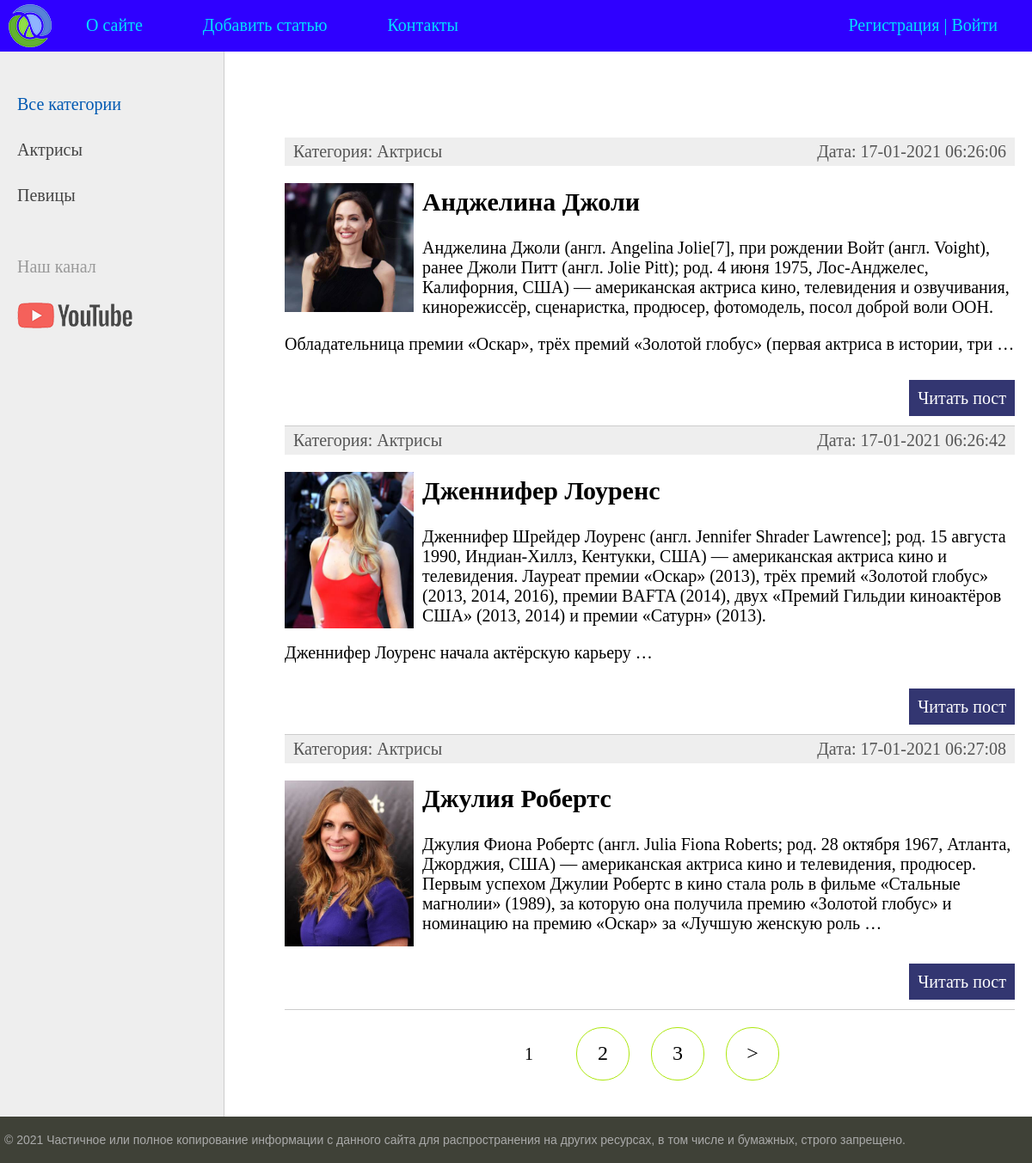
The page / on the database its author committed.
### women/models.py (models this page shows, shortened)
class Category(models.Model):
    name = models.CharField(max_length=100, db_index=True, verbose_name='Имя категории')
    slug = models.SlugField(max_length=255, unique=True, db_index=True, verbose_name='URL')
    class Meta:
        verbose_name = 'Категорию'
        verbose_name_plural = 'Категории'
        ordering = ['id']
    def __str__(self):
        return self.name
    def get_absolute_url(self):
        return reverse('category', kwargs={'cat_slug':self.slug})

class Women(models.Model):
    title = models.CharField(max_length=255, verbose_name='Заголовок')
    slug = models.SlugField(max_length=255, unique=True, db_index=True, verbose_name='URL')
    content = models.TextField(blank=True, verbose_name='Контент')
    photo = models.ImageField(upload_to='photos/%Y/%m/%d', verbose_name='Фото')
    time_create = models.DateTimeField(auto_now_add=True, verbose_name='Время создания')
    time_update = models.DateTimeField(auto_now=True, verbose_name='Время редактирования')
    is_published = models.BooleanField(default=True, verbose_name='Публикация')
    cat = models.ForeignKey('Category', on_delete=models.PROTECT, verbose_name='Категория')
    def get_absolute_url(self):
        return reverse('post', kwargs={'post_slug':self.slug})
    class Meta:
        verbose_name = 'Известные женщины'
        verbose_name_plural = 'Известные женщины'
        ordering = ['id']

### women/views.py (the view)
# urls.py: path('', WomenHome.as_view(), name='home'),
class WomenHome(DataMixin, ListView):
    model = Women
    template_name: str = 'women/index.html'
    context_object_name = 'posts'
    def get_context_data(self, *, object_list=None, **kwargs):
        contex = super().get_context_data(**kwargs)
        c_def = self.get_user_context(title='Главная страница')
        return dict(list(contex.items()) + list(c_def.items()))
    def get_queryset(self):
        return Women.objects.filter(is_published=True).select_related('cat')

### women/templatetags/women_tags.py (called while the page is built)
@register.inclusion_tag('women/list_categories.html')
def show_categories(sort=None, cat_selected=0):
    if not sort:
        cats = Category.objects.all()
    else:
        cats = Category.objects.order_by(sort)
    return {'cats': cats, 'cat_selected': cat_selected}

@register.simple_tag()
def get_mainmenu():
    return menu

### women/utils.py (called while the page is built)
    def get_user_context(self, **kwargs):
        context = kwargs
        cats = Category.objects.all()
        user_menu = menu.copy()
        if not self.request.user.is_authenticated:
            user_menu.pop(1)
        context['menu'] = user_menu
        context['cats'] = cats
        if 'cat_selected' not in context:
            context['cat_selected'] = 0
        return context

### women/templates/women/index.html (shortened to what this page needs)
{% extends 'women/base.html' %}
{% block content %}
<ul class="list-articles">
	{% for p in posts %}
	<li>
		<div class="article-panel">
			<p class="first">
				Категория: {{p.cat}}
			</p>
			<p class="last">
				Дата: {{p.time_update|date:'d-m-Y H:i:s'}}
			</p>
		</div>
		{% if p.photo %}
			<p><img class="img-article-left thumb" src="{{p.photo.url}}" alt=""
				height="20" width="{% widthratio 100 200 300 %}"></p>
		{% endif %}
		<h2>
			{{p.title}}
		</h2>
		{%autoescape on %}
		{{p.content|linebreaks|truncatewords:50}}
		{% endautoescape %}
		<p class="link-read-post">
			<a href="{{ p.get_absolute_url }}">
				Читать пост
			</a>
		</p>
	</li>
	{% endfor %}
</ul>
{% endblock %}

### women/templates/women/base.html (shortened to what this page needs)
{% load static %}
{% load women_tags %}
<!DOCTYPE html>
<html>
<head>
	<link type="text/css" href="{% static 'women/css/styles.css' %}" rel="stylesheet" />
</head>
<body>
<table class="table-page" border=0 cellpadding="0" cellspacing="0">
<tr><td valign=top>
{% block mainmenu %}
<div class="header">
	<ul id="mainmenu" class="mainmenu">
		<li class="logo">
			<a href="{% url 'home' %}">
				<div class="logo"></div>
			</a>
		</li>
	{% get_mainmenu as menu %}
	{% for m in menu %}
		<li>
			<a href="{% url m.url_name %}">
				{{m.title}}
			</a>
		</li>
	{% endfor %}
		<li class="last">
			<a href="{% url 'register' %}">
				Регистрация
			</a> | <a href="{% url 'login' %}">
				Войти
			</a>
		</li>
	</ul>
</div>
{% endblock mainmenu %}
<table class="table-content" border=0 cellpadding="0" cellspacing="0">
<tr>
<td valign="top" class="left-chapters">
	<ul id="leftchapters">
{% if cat_selected == 0 %}
		<li class="selected">
			Все категории
		</li>
{% else %}
		<li>
			<a href="{% url 'home' %}">
				Все категории
			</a>
		</li>
{% endif %}
{% show_categories 'name' cat_selected %}
		<li class="share">
		<p>Наш канал</p>
		<a class="share-yt" href="https://www.youtube.com/channel/UClJzWfGWuGJL2t-3dYKcHTA/playlists" target="_blank" rel="nofollow"></a>
		</li>
	</ul>
</td>
<td valign="top" class="content">
	<div class="content-text">
{% block content %}
{% endblock %}
{% if page_obj.has_other_pages %}
<nav class="list-pages">
	<ul>
		{% for p in paginator.page_range %}
		{% if page_obj.number == p %}
			<li class="page-num page-num-selected">
				{{ p }}
			</li>
		{% elif p >= page_obj.number|add:-2 and p <= page_obj.number|add:2 %}
			<li class="page-num">
				<a href="?page={{ p }}">{{ p }}</a>
			</li>
		{% endif %}
		{% endfor %}
		{% if page_obj.has_next %}
		<li class="page-num">
			<a href="?page={{ page_obj.next_page_number }}">&gt;</a>
		</li>
		{% endif %}
	</ul>
</nav>
{% endif %}
	</div>
</td></tr></table>
</td></tr>
<tr><td valign=top>
	<div id="footer">
		<p>&copy; 2021 Частичное или полное копирование информации с данного сайта для распространения на других ресурсах, в том числе и бумажных, строго запрещено.</p>
	</div>
</td></tr></table>
</body>
</html>

### women/templates/women/list_categories.html
{% for c in cats %}
	{% if c.pk == cat_selected %}
		<li class="selected">
            {{c.name}}
        </li>
	{% else %}
		<li>
            <a href="{{ c.get_absolute_url }}">
                {{c.name}}
            </a>
        </li>
	{% endif %}
{% endfor %}

### women/static/women/css/styles.css (style rules this page uses)
html, body { font-family: 'Copperplate'; margin: 0; padding: 0; height: 100%; width: 100%; color: #444; }
a { color: #0059b2; text-decoration: none; }
img { max-width: 600px; height: auto; }
img.img-article-left { max-width: 300px; height: auto; float: left; padding: 0 10px 10px 0; }
img.img-article-left.thumb { max-width: 150px; height: auto; }
p.link-read-post { text-align: right; }
p.link-read-post a { padding: 10px; min-width: 100px; background: #333671; color: #fff; text-decoration: none; }
div.article-panel { background: #eee; padding: 5px 10px 5px 10px; box-sizing: border-box; overflow: hidden; color: #555; }
div.article-panel p.first { margin: 0; float: left; }
div.article-panel p.last { margin: 0; float: right; }
ul.list-articles { list-style: none; margin: 0; padding: 0; }
ul.list-articles li { border-bottom: 1px solid #ccc; }
.table-page { width: 100%; height: 100%; vertical-align: top; }
.table-page tr { height: 100%; }
.header { background: #2f00ff; height: 60px; }
.logo { background: url('../images/logo.png') no-repeat 10px 5px; width: 70px; height: 60px; }
ul.mainmenu { list-style: none; margin: 0; padding: 0; height: 60px; color: #00d9ff; font-size: 20px; overflow: hidden; }
ul.mainmenu li { float: left; margin: 18px 40px 0 30px; }
ul.mainmenu li.logo { margin: 0; }
ul.mainmenu li.last { float: right; }
ul.mainmenu li a { color: #00e1ff; text-decoration: none; }
.table-content { width: 100%; min-height: 100%; height: 100%; }
.left-chapters { margin: 0; background: #eee; border-right: 1px solid #ccc; min-height: 100%; }
.left-chapters ul { width: 230px; min-height: 100%; margin: 0; padding: 20px 10px 10px 20px; list-style: none; font-size: 20px; }
.left-chapters ul li { margin: 30px 0 0 0; color: #999; }
.left-chapters ul li.selected { color: #0059b2; }
.left-chapters ul li a { color: #444; text-decoration: none; }
.left-chapters ul li.share { margin: 60px 0 0 0; }
.left-chapters ul li.share p { margin: 30px 0 30px 0; }
.left-chapters ul li.share a { display: inline-block; width: 40px; height: 40px; margin: 0 20px 0 0; }
.left-chapters ul li.share a.share-yt { width: 100%; height: 30px; background: url('../images/share_yt.png') no-repeat 0 0 }
.content { padding: 40px 20px 20px 40px; width: 100%; box-sizing: border-box; }
.content-text { margin: 60px 0 0 30px; color: #000; font-size: 20px; font-family: Yandex Sans Display Light; }
#footer { box-sizing: border-box; background: #3F4137; padding: 5px; color: #aaa; font-size: 14px; font-family: Verdana, Geneva, Arial, Helvetica; text-align: left; overflow: hidden; }
.list-pages { text-align: center; margin: 0 0 20px 0; }
.list-pages ul { margin: 20px 0 0 0; padding: 0; list-style: none; }
.list-pages ul li { display: inline-block; margin: 0 20px 0 0; }
.list-pages a { color: #000; font-size: 24px; text-decoration: none; }
.list-pages .page-num, .page-num-selected { display: inline-block; width: 60px; height: 44px; padding: 16px 0 0 0; border: 1px solid #ade70e; border-radius: 30px; }
.list-pages .page-num-selected { border: none; color: #000; font-size: 20px; }

### rows shown on the page
Category: name "Актрисы"
Category: name "Певицы"
Women: cat "Актрисы", time_update "17-01-2021 06:26:06", photo (picture), title "Анджелина Джоли", content "Анджелина Джоли (англ. Angelina Jolie[7], при рождении Войт (англ. Voight), ранее Джоли Питт (англ. Jolie Pitt); род. 4 июня 1975, Лос-Анджелес, Калифорния, США) — американская актриса кино, телевидения и озвучивания, кинорежиссёр, сценаристка, продюсер, фотомодель, посол доброй воли ООН. Обладательница премии «Оскар», трёх премий «Золотой глобус» (первая актриса в истории, три …"
Women: cat "Актрисы", time_update "17-01-2021 06:26:42", photo (picture), title "Дженнифер Лоуренс", content "Дженнифер Шрейдер Лоуренс (англ. Jennifer Shrader Lawrence]; род. 15 августа 1990, Индиан-Хиллз, Кентукки, США) — американская актриса кино и телевидения. Лауреат премии «Оскар» (2013), трёх премий «Золотой глобус» (2013, 2014, 2016), премии BAFTA (2014), двух «Премий Гильдии киноактёров США» (2013, 2014) и премии «Сатурн» (2013). Дженнифер Лоуренс начала актёрскую карьеру …"
Women: cat "Актрисы", time_update "17-01-2021 06:27:08", photo (picture), title "Джулия Робертс", content "Джулия Фиона Робертс (англ. Julia Fiona Roberts; род. 28 октября 1967, Атланта, Джорджия, США) — американская актриса кино и телевидения, продюсер. Первым успехом Джулии Робертс в кино стала роль в фильме «Стальные магнолии» (1989), за которую она получила премию «Золотой глобус» и номинацию на премию «Оскар» за «Лучшую женскую роль …"

### other values the page prints
{{ m.title }} "О сайте" "Добавить статью" "Контакты"
{{ p }} "1"
{{ p }} "2" "3"
